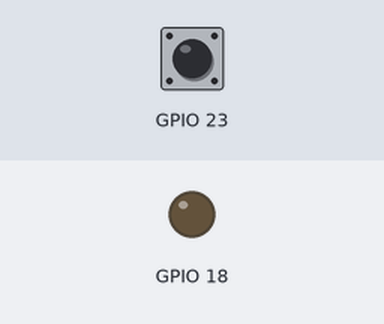
Bench run of a program on a simulated Raspberry Pi (BCM pin numbers). On the bench: output pins drawn as LEDs (lit = HIGH). The inputs (shaded band) are chosen by the test bench; at power-on: GPIO 23 LOW. What the program prints to the terminal is not drawn.

Above: at 1.2 s.
1.3 s: GPIO 23 pulled HIGH for 0.15 s
At 1.37 s:
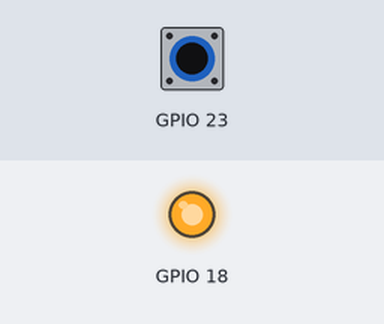
2.9 s: GPIO 23 pulled HIGH for 3.2 s
At 6.6 s:
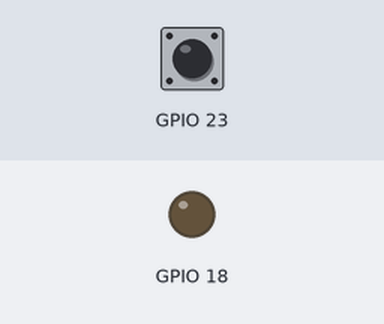
Timing chart, 0 to 8.1 s (numbered marks = the images above; inputs shaded):
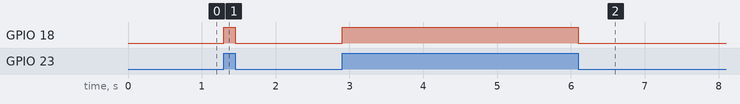

Measured:
- after the input at 1.3 s, GPIO 18: LOW → HIGH at once, → LOW 0.15 s later
- after the input at 2.9 s, GPIO 18: LOW → HIGH at once, → LOW 3.2 s later

The program:

P8.led_control_with_switch_pull-down_internally_.py
```python
import RPi.GPIO as GPIO
import time
GPIO.setmode(GPIO.BCM)
GPIO.setwarnings(False)
GPIO.setup(18,GPIO.OUT)
GPIO.setup(23,GPIO.IN,GPIO.PUD_DOWN)

while True:
    if GPIO.input(23)==1:
        GPIO.output(18,GPIO.HIGH)
        print("SWITCH ON = LED ON")
    else:
        GPIO.output(18,GPIO.LOW)
        print("SWITCH OFF = LED OFF")
        
```
